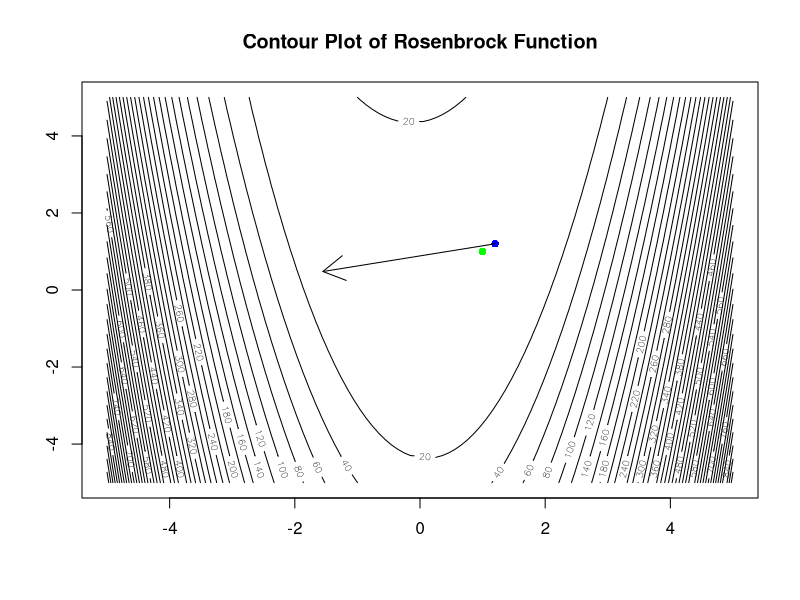
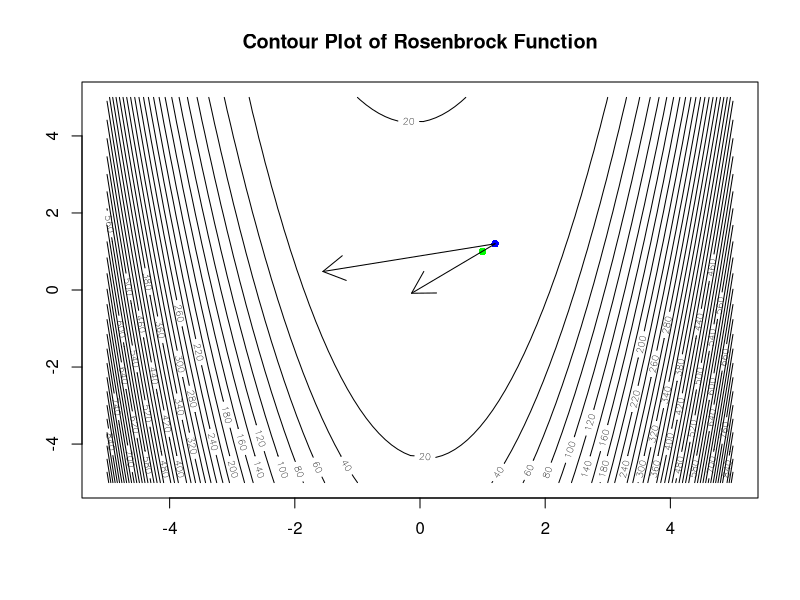

The R script that drew these images, in order:
## ---- chunk 1
# rosenbrock function
rosenbrock <- function(x1, x2) {
  out <- (x2-x1^2)^2 + (1-x1)^2
  return(out)
}

# compute the gradient
grad <- function(x1, x2) {
  c(-4*x1*(x2-x1^2)-2*(1-x1), 2*(x2-x1^2))
}

# compute the hess
hess <- function(x1, x2) {
  matrix(c(-4*x2+12*x1^2+2, -4*x1, -4*x1, 2), 2, 2) 
}
## ---- chunk 2
# make a contour plot
x1 <- seq(-5,5, length.out=100)
x2 <- x1
z <- outer(x1, x2,FUN=rosenbrock)
plot_contour <- contour(x1, x2, z, nlevels=50, main="Contour Plot of Rosenbrock Function")

# plot optimal solution
points(1,1, col="green", pch=16)

# plot initial point x0
x0 = c(1.2, 1.2)
points(x0[1], x0[2], col="blue", pch=16)

# compute and plot steepest descent for x0
grad_x0 <- grad(x0[1], x0[2])
arrows(x0[1], x0[2], -grad_x0[1], -grad_x0[2])
## ---- chunk 3
# compute hessian at x0
hess_x0 = hess(x0[1], x0[2])
hess_x0

# compute eigenvalues for hessian at x0
eigen(hess_x0)

# make a contour plot
x1 <- seq(-5,5, length.out=100)
x2 <- x1
z <- outer(x1, x2,FUN=rosenbrock)
plot_contour <- contour(x1, x2, z, nlevels=50, main="Contour Plot of Rosenbrock Function")

# plot optimal solution
points(1,1, col="green", pch=16)

# plot initial point x0
x0 = c(1.2, 1.2)
points(x0[1], x0[2], col="blue", pch=16)

# plot steepest descent for x0
grad_x0 <- grad(x0[1], x0[2])
arrows(x0[1], x0[2], -grad_x0[1], -grad_x0[2])

# compute Newton direction for x0 and plot it
newt_x0 = -solve(hess_x0) %*% grad_x0
arrows(x0[1], x0[2], newt_x0[1], newt_x0[2])
 
## ---- chunk 4
count <- 0
norm_grad <- norm(c(grad_x0[1],grad_x0[2]), type="2")
pk <- -grad(x0[1], x0[2])

while(count < 500 && norm_grad < 0.000001) {
 # while () 
}
